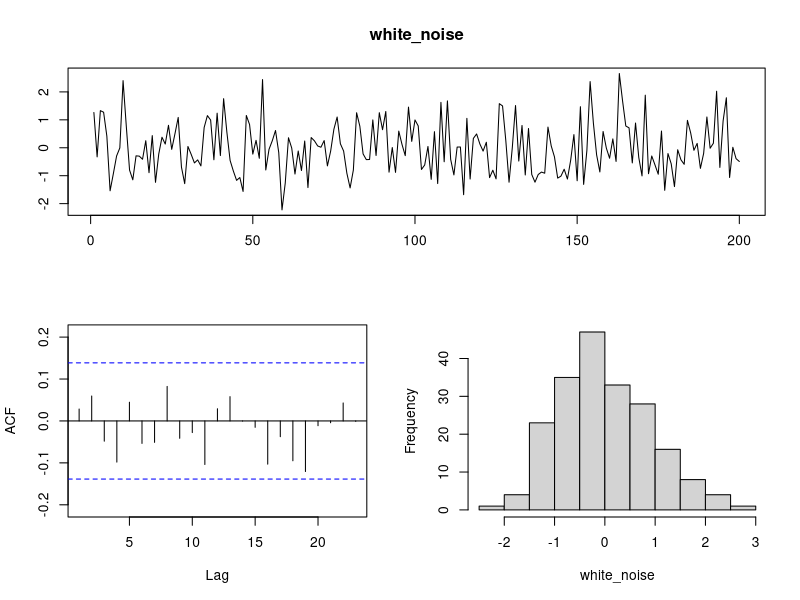
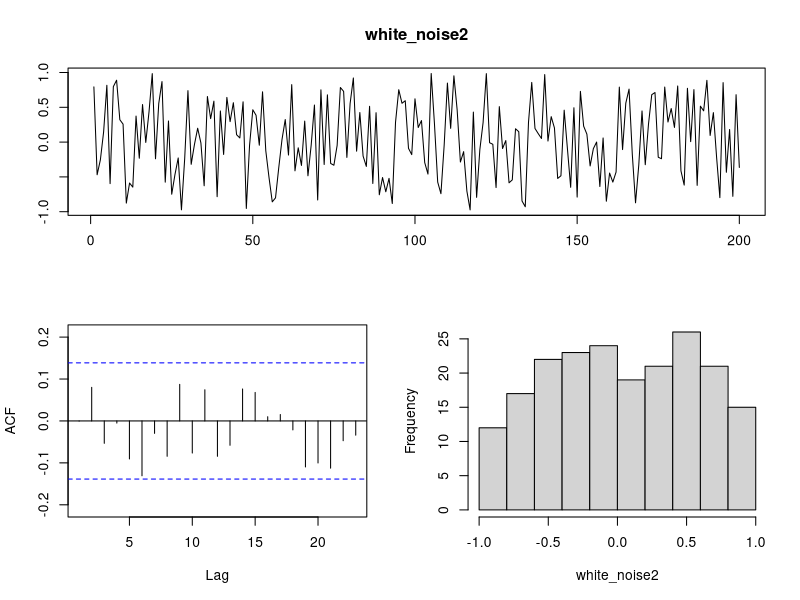
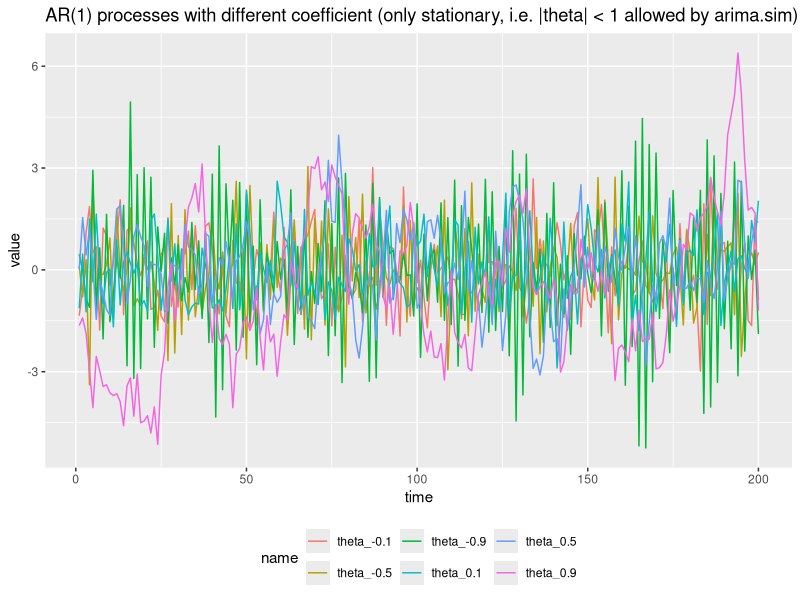
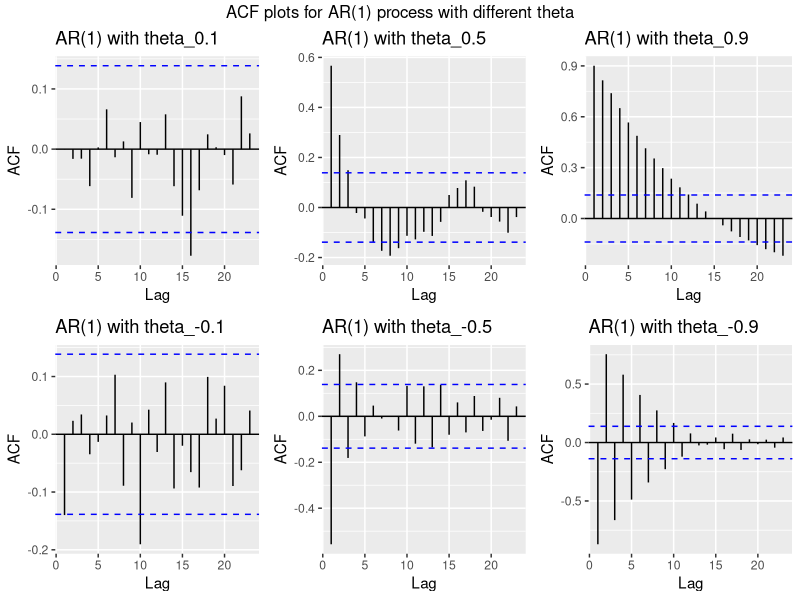
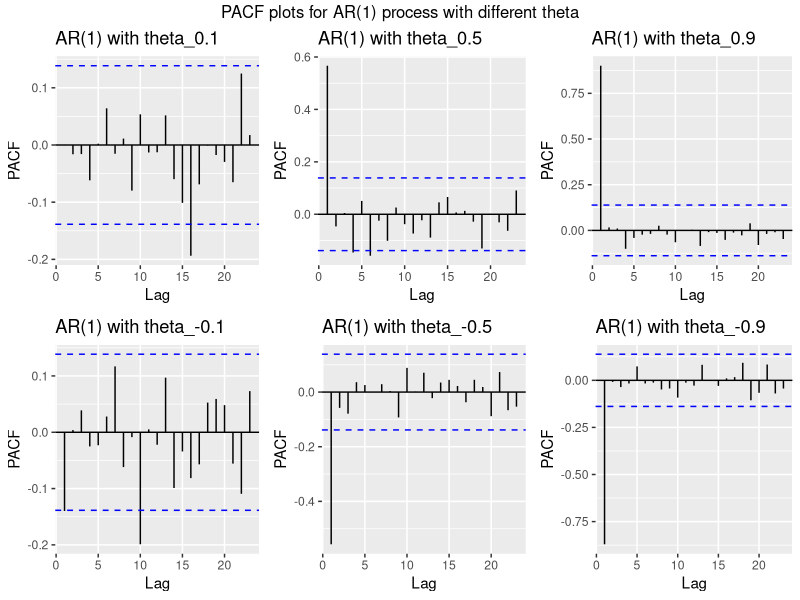

Reproduce these figures in R, in order.
## ---- chunk 1
library(forecast)
library(ggplot2)
library(tidyr)
library(gridExtra)
## ---- chunk 2
set.seed(0)
white_noise = rnorm(200)
tsdisplay(white_noise, plot.type = "histogram", points = FALSE)
## ---- chunk 3
mean(white_noise)
var(white_noise)
## ---- chunk 4
set.seed(0) # for seed = 7 there is an accidental autocorrelation
white_noise2 = runif(200, min = -1, max = 1)
tsdisplay(white_noise2, plot.type = "histogram", points = FALSE)
## ---- chunk 5
mean(white_noise2)
var(white_noise2) # 1/3 is a theoretical value
## ---- chunk 6
N <- 200
ar1_processes <- matrix(nrow = 7, ncol = N)
ar1_processes[1,] <- 1:N
ar1_processes[2,] <- arima.sim(model = list(ar = c(0.1)), n = N)
ar1_processes[3,] <- arima.sim(model = list(ar = c(0.5)), n = N)
ar1_processes[4,] <- arima.sim(model = list(ar = c(0.9)), n = N)
ar1_processes[5,] <- arima.sim(model = list(ar = c(-0.1)), n = N)
ar1_processes[6,] <- arima.sim(model = list(ar = c(-0.5)), n = N)
ar1_processes[7,] <- arima.sim(model = list(ar = c(-0.9)), n = N)

# Note: you can use arima.sim only to simulate a stationary process. To simulate non-stationary one,
# use Arima.

ar1_processes <- as.data.frame(t(ar1_processes)) 
colnames(ar1_processes) <- c(
  "time", "theta_0.1", "theta_0.5", "theta_0.9", "theta_-0.1", "theta_-0.5", "theta_-0.9")

ar1_processes %>% pivot_longer(cols = 2:7) %>% 
  ggplot(aes(x = time, y = value, col = name)) +
  geom_line() + 
  ggtitle("AR(1) processes with different coefficient (only stationary, i.e. |theta| < 1 allowed by arima.sim)") +
  theme(legend.position = "bottom")
## ---- chunk 7
ar1_acfs <- list()
for (name in colnames(ar1_processes)[-1]){
  ar1_acfs[[name]] <- ar1_processes[name] %>% ggAcf() +
    ggtitle(paste("AR(1) with", name))
}

gridExtra::grid.arrange(
  grobs = ar1_acfs, nrow = 2, top = "ACF plots for AR(1) process with different theta")
## ---- chunk 8
ar1_pacfs <- list()
for (name in colnames(ar1_processes)[-1]){
  ar1_pacfs[[name]] <- ar1_processes[name] %>% ggPacf() +
    ggtitle(paste("AR(1) with", name))
}

gridExtra::grid.arrange(
  grobs = ar1_pacfs, nrow = 2, top = "PACF plots for AR(1) process with different theta")
